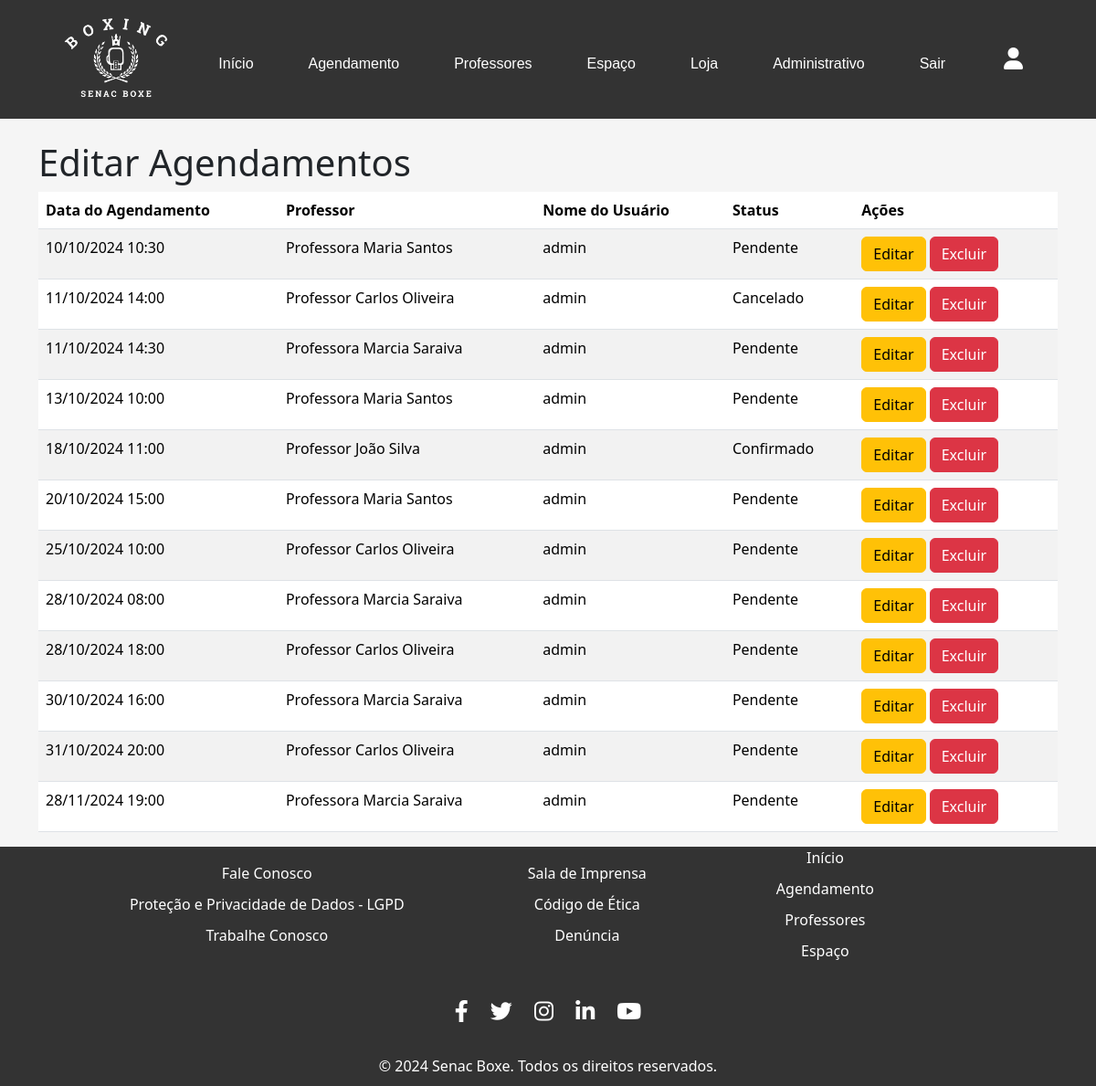
The page /academia/paginas/editar-agendamentos.php (signed in) on the database its author committed.
### tables this page shows
CREATE TABLE `agendamentos` (
  `id` int(11) NOT NULL,
  `usuario_id` int(11) DEFAULT NULL,
  `professor_id` int(11) DEFAULT NULL,
  `data_agendamento` datetime NOT NULL,
  `duracao` int(11) NOT NULL,
  `status` enum('confirmado','pendente','cancelado') DEFAULT 'pendente',
  `data_criacao` timestamp NOT NULL DEFAULT current_timestamp()
);

CREATE TABLE `professores` (
  `id` int(11) NOT NULL,
  `usuario_id` int(11) DEFAULT NULL,
  `nome` varchar(100) NOT NULL,
  `descricao` text DEFAULT NULL,
  `foto` varchar(255) DEFAULT NULL,
  `data_criacao` timestamp NOT NULL DEFAULT current_timestamp(),
  `especialidade` varchar(255) NOT NULL,
  `instagram` varchar(255) DEFAULT NULL
);

CREATE TABLE `usuarios` (
  `id` int(11) NOT NULL,
  `nome` varchar(100) NOT NULL,
  `email` varchar(100) NOT NULL,
  `senha` varchar(255) NOT NULL,
  `nivel_acesso_id` int(11) DEFAULT 3,
  `data_criacao` timestamp NOT NULL DEFAULT current_timestamp(),
  `foto` varchar(255) DEFAULT NULL
);

### academia/paginas/editar-agendamentos.php (the view, shortened to what this page needs)
<?php
require_once '../banco/conexao.php';
$sql = "SELECT a.id, a.data_agendamento, a.status, u.nome AS nome_usuario, p.nome AS professor
        FROM agendamentos a
        JOIN usuarios u ON a.usuario_id = u.id
        JOIN professores p ON a.professor_id = p.id
        ORDER BY a.data_agendamento ASC";
$result = $conn->query($sql);
?>
<!DOCTYPE html>
<html lang="pt-br">
<head>
    <link href="https://cdn.jsdelivr.net/npm/bootstrap@5.3.3/dist/css/bootstrap.min.css" rel="stylesheet">
    <link rel="stylesheet" href="https://cdnjs.cloudflare.com/ajax/libs/font-awesome/6.0.0-beta3/css/all.min.css">
    <link rel="stylesheet" href="../CSS/administrativo.css">
    <link rel="stylesheet" href="../CSS/menu.css">
</head>
<body>
    <?php require('headeradm.php'); ?>
    <main class="container">
        <h1 class="mt-4">Editar Agendamentos</h1>
        <table class="table table-striped">
            <thead>
                <tr>
                    <th>Data do Agendamento</th>
                    <th>Professor</th>
                    <th>Nome do Usuário</th>
                    <th>Status</th>
                    <th>Ações</th>
                </tr>
            </thead>
            <tbody>
                <?php while ($agendamento = $result->fetch_assoc()): ?>
                    <tr>
                        <td><?php echo date('d/m/Y H:i', strtotime($agendamento['data_agendamento'])); ?></td>
                        <td><?php echo $agendamento['professor']; ?></td>
                        <td><?php echo $agendamento['nome_usuario']; ?></td>
                        <td><?php echo ucfirst($agendamento['status']); ?></td>
                        <td>
                            <a href="editar-agendamentos.php?id=<?php echo $agendamento['id']; ?>" class="btn btn-warning">Editar</a>
                            <a href="editar-agendamentos.php?excluir=<?php echo $agendamento['id']; ?>" class="btn btn-danger" onclick="return confirm('Tem certeza que deseja excluir este agendamento?')">Excluir</a>
                        </td>
                    </tr>
                <?php endwhile; ?>
            </tbody>
        </table>
    </main>
    <?php require('footer.php'); ?>
</body>
</html>

### academia/CSS/menu.css (style rules this page uses)
* { margin: 0; padding: 0; }
body { background-color: whitesmoke; }

### rows shown on the page
agendamentos: data_agendamento "10/10/2024 10:30", professor.nome "Professora Maria Santos", usuario.nome "admin", status "Pendente"
agendamentos: data_agendamento "11/10/2024 14:00", professor.nome "Professor Carlos Oliveira", usuario.nome "admin", status "Cancelado"
agendamentos: data_agendamento "11/10/2024 14:30", professor.nome "Professora Marcia Saraiva", usuario.nome "admin", status "Pendente"
agendamentos: data_agendamento "13/10/2024 10:00", professor.nome "Professora Maria Santos", usuario.nome "admin", status "Pendente"
agendamentos: data_agendamento "18/10/2024 11:00", professor.nome "Professor João Silva", usuario.nome "admin", status "Confirmado"
agendamentos: data_agendamento "20/10/2024 15:00", professor.nome "Professora Maria Santos", usuario.nome "admin", status "Pendente"
agendamentos: data_agendamento "25/10/2024 10:00", professor.nome "Professor Carlos Oliveira", usuario.nome "admin", status "Pendente"
agendamentos: data_agendamento "28/10/2024 08:00", professor.nome "Professora Marcia Saraiva", usuario.nome "admin", status "Pendente"
agendamentos: data_agendamento "28/10/2024 18:00", professor.nome "Professor Carlos Oliveira", usuario.nome "admin", status "Pendente"
agendamentos: data_agendamento "30/10/2024 16:00", professor.nome "Professora Marcia Saraiva", usuario.nome "admin", status "Pendente"
agendamentos: data_agendamento "31/10/2024 20:00", professor.nome "Professor Carlos Oliveira", usuario.nome "admin", status "Pendente"
agendamentos: data_agendamento "28/11/2024 19:00", professor.nome "Professora Marcia Saraiva", usuario.nome "admin", status "Pendente"
